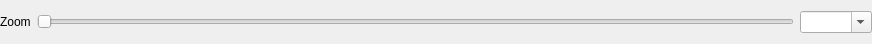
<?xml version="1.0" encoding="UTF-8"?>
<ui version="4.0">
 <class>ZoomWidget</class>
 <widget class="QWidget" name="ZoomWidget">
  <property name="geometry">
   <rect>
    <x>0</x>
    <y>0</y>
    <width>872</width>
    <height>44</height>
   </rect>
  </property>
  <property name="windowTitle">
   <string>Form</string>
  </property>
  <layout class="QHBoxLayout" name="horizontalLayout_2">
   <property name="leftMargin">
    <number>0</number>
   </property>
   <property name="topMargin">
    <number>0</number>
   </property>
   <property name="rightMargin">
    <number>0</number>
   </property>
   <property name="bottomMargin">
    <number>0</number>
   </property>
   <item>
    <widget class="QLabel" name="m_label_zoom">
     <property name="text">
      <string>Zoom</string>
     </property>
    </widget>
   </item>
   <item>
    <widget class="QSlider" name="m_slider_zoom">
     <property name="orientation">
      <enum>Qt::Orientation::Horizontal</enum>
     </property>
    </widget>
   </item>
   <item>
    <widget class="QComboBox" name="m_combo_zoom">
     <property name="editable">
      <bool>true</bool>
     </property>
    </widget>
   </item>
  </layout>
 </widget>
 <tabstops>
  <tabstop>m_slider_zoom</tabstop>
  <tabstop>m_combo_zoom</tabstop>
 </tabstops>
 <resources/>
 <connections/>
</ui>
